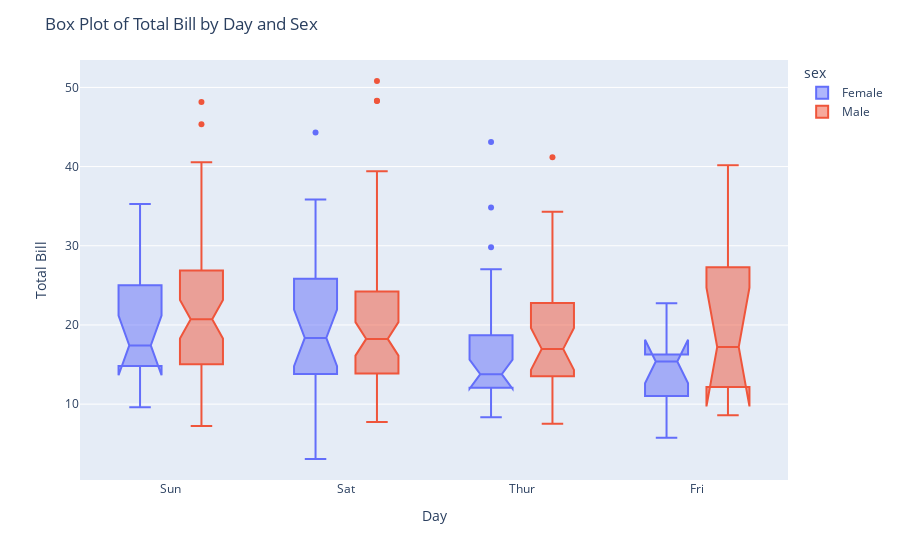

Source (notebook cell):
### Code cell
fig = px.box(tips_data,x="day", y="total_bill",color="sex",notched=True)
fig.update_layout(title="Box Plot of Total Bill by Day and Sex",
                  xaxis_title="Day",
                  yaxis_title="Total Bill")
fig.show()

### Figure 1 — Plotly figure (JSON) as saved in the notebook; plotly's stock layout.template omitted (floating-point values rounded to 4 significant figures; data arrays with more than 128 entries replaced by an {"elided": "..."} marker saying what was removed)
{"data": [{"alignmentgroup": "True", "hovertemplate": "sex=Female<br>day=%{x}<br>total_bill=%{y}<extra></extra>", "legendgroup": "Female", "marker": {"color": "#636efa"}, "name": "Female", "notched": true, "offsetgroup": "Female", "orientation": "v", "showlegend": true, "type": "box", "x": ["Sun", "Sun", "Sun", "Sun", "Sun", "Sun", "Sat", "Sat", "Sat", "Sat", "Sat", "Sat", "Sun", "Sun", "Sat", "Sat", "Sat", "Sat", "Sat", "Sat", "Sat", "Thur", "Thur", "Fri", "Fri", "Fri", "Fri", "Fri", "Sat", "Sat", "Sat", "Sat", "Sat", "Sun", "Sun", "Thur", "Thur", "Thur", "Thur", "Thur", "Thur", "Thur", "Thur", "Thur", "Thur", "Thur", "Thur", "Thur", "Thur", "Thur", "Thur", "Thur", "Thur", "Thur", "Thur", "Thur", "Thur", "Sun", "Sun", "Sun", "Sun", "Sun", "Sat", "Sat", "Sun", "Sun", "Sun", "Thur", "Thur", "Thur", "Thur", "Thur", "Thur", "Thur", "Sat", "Sat", "Sat", "Sat", "Sat", "Fri", "Fri", "Fri", "Fri", "Sat", "Sat", "Sat", "Thur"], "x0": " ", "xaxis": "x", "y": [16.99, 24.59, 35.26, 14.83, 10.33, 16.97, 20.29, 15.77, 19.65, 15.06, 20.69, 16.93, 10.29, 34.81, 26.41, 16.45, 3.07, 17.07, 26.86, 25.28, 14.73, 10.07, 34.83, 5.75, 16.32, 22.75, 11.35, 15.38, 44.3, 22.42, 20.92, 14.31, 7.25, 25.71, 17.31, 10.65, 12.43, 24.08, 13.42, 12.48, 29.8, 14.52, 11.38, 20.27, 11.17, 12.26, 18.26, 8.51, 10.33, 14.15, 13.16, 17.47, 27.05, 16.43, 8.35, 18.64, 11.87, 29.85, 25, 13.39, 16.21, 17.51, 10.59, 10.63, 9.6, 20.9, 18.15, 19.81, 43.11, 13, 12.74, 13, 16.4, 16.47, 12.76, 13.27, 28.17, 12.9, 30.14, 13.42, 15.98, 16.27, 10.09, 22.12, 35.83, 27.18, 18.78], "y0": " ", "yaxis": "y"}, {"alignmentgroup": "True", "hovertemplate": "sex=Male<br>day=%{x}<br>total_bill=%{y}<extra></extra>", "legendgroup": "Male", "marker": {"color": "#EF553B"}, "name": "Male", "notched": true, "offsetgroup": "Male", "orientation": "v", "showlegend": true, "type": "box", "x": {"elided": "157 str values"}, "x0": " ", "xaxis": "x", "y": {"elided": "157 float values"}, "y0": " ", "yaxis": "y"}], "layout": {"autosize": true, "boxmode": "group", "legend": {"title": {"text": "sex"}, "tracegroupgap": 0}, "margin": {"t": 60}, "title": {"text": "Box Plot of Total Bill by Day and Sex"}, "xaxis": {"anchor": "y", "autorange": true, "domain": [0, 1], "range": [-0.526, 3.526], "title": {"text": "Day"}, "type": "category"}, "yaxis": {"anchor": "x", "autorange": true, "domain": [0, 1], "range": [0.4178, 53.46], "title": {"text": "Total Bill"}, "type": "linear"}}}
